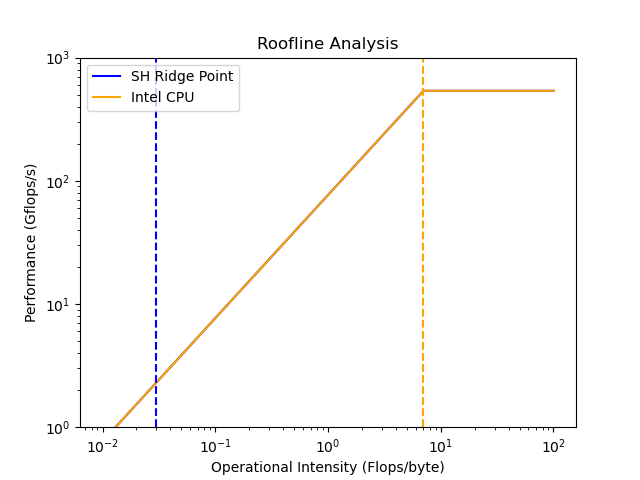

Python code for this plot:
import matplotlib.pyplot as plt
import numpy as np

def f(x):
    if x * 76.8 <= 537.6:
        return x * 76.8
    else:
        return 537.6
    
fig, ax = plt.subplots()
    
x = np.linspace(0, 100, 10000)
plt.ylim(1, 1000)

f2 = np.vectorize(f)
y = f2(x)

plt.loglog(x, y, label="SH Ridge Point", color="blue")
plt.loglog(x, y, label="Intel CPU", color="orange")

plt.title("Roofline Analysis")
plt.xlabel("Operational Intensity (Flops/byte)")
plt.ylabel("Performance (Gflops/s)")
plt.legend(loc="upper left")
ax.axvline(537.6/76.8, linestyle='--', color="orange") 
ax.axvline(0.03, linestyle='--', color="blue") 

plt.show()
plt.savefig('roofline.png')
plt.close()
